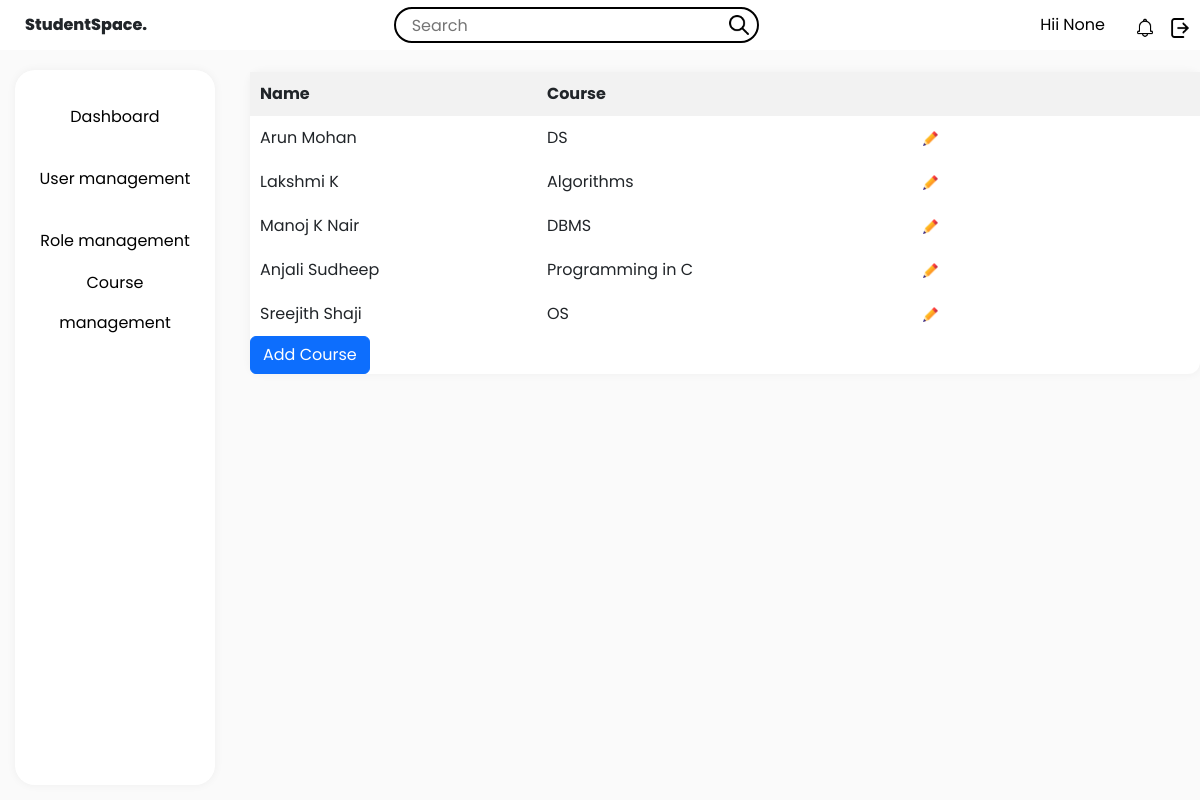
/coursemgmt, run on the app's committed database.
### tables this page shows
CREATE TABLE "faculties" ("id" INTEGER PRIMARY KEY, "name" TEXT, "course" TEXT, "roll" TEXT);

### app.py (the view, shortened to what this page needs)
@app.route("/coursemgmt", methods=['GET', 'POST'])
def coursemgmt():
    name = session.get("name")
    conn = sqlite3.connect("database.db")
    cursor = conn.cursor()
    cursor.execute("SELECT name, course FROM faculties")
    courses = [dict(name=row[0], course=row[1]) for row in cursor.fetchall()]
    return render_template(
        "coursemgmt.html",
        courses=courses,
        name=name
    )

### app.py (called while the page is built)
@app.context_processor
def common_icons():
    admin = "/static/assets/admin.png"
    student = "/static/assets/student.png"
    faculty = "/static/assets/faculty.png"
    search = "/static/assets/search.png"
    notification = "/static/assets/notification.png"
    settings = "/static/assets/settings.png"
    editimage="/static/assets/edit.png"
    return dict(
        search=search,
        notification=notification,
        settings=settings,
        admin=admin,
        faculty=faculty,
        student=student,
        editimage=editimage
    )

### templates/coursemgmt.html (shortened to what this page needs)
<!DOCTYPE html>
<html>
  <head>
    <link
      href="https://cdn.jsdelivr.net/npm/bootstrap@5.3.0/dist/css/bootstrap.min.css"
      rel="stylesheet"
    />
    <link
      rel="stylesheet"
      href="{{ url_for('static', filename='style.css') }}"
    />
    <link
      rel="stylesheet"
      href="{{ url_for('static', filename='admin-style.css') }}"
    />
  </head>
  <body>
    <div class="StudentSpace">
      <div class="header">
        <div class="left-section">StudentSpace.</div>
        <div class="middle-section">
          <input class="search-bar" type="text" placeholder="Search" />
          <img class="search-icon" src="{{search}}" />
        </div>
        <div class="right-section">
          <div class="name">
            <a href="{{ url_for('profile') }}" class="name">Hii {{name}} </a>
          </div>
          <div class="notification-icon">
            <img class="notification-icon" src="{{notification}}" />
          </div>
          <div class="settings-icon">
            <a href="{{ url_for('logout') }}"
              ><img class="settings-icon" src="{{settings}}"
            /></a>
          </div>
        </div>
      </div>
      <div class="sidebar">
        <div class="sidebar-tabs">
          <a
            href="{{ url_for('home', username=username, name=name, user_type=user_type) }}"
            >Dashboard</a
          >
        </div>
        <div class="sidebar-tabs">
          <a href="{{ url_for('user_management') }}">User management</a>
        </div>
        <div class="sidebar-tabs">
          <a href="{{ url_for('role_management') }}">Role management</a>
        </div>
        <div class="sidebar-tabs">
          <a href="{{ url_for('coursemgmt') }}">Course management</a>
        </div>
      </div>
      <div class="main-section">
        <div class="main">
          <table>
            <thead>
              <tr>
                <th>Name</th>
                <th>Course</th>
                <th></th>
              </tr>
            </thead>
            <tbody id="CourseTableBody">
              {% for course in courses %}
              <tr>
                <td>{{ course.name }}</td>
                <td>{{ course.course }}</td>
                <td>
                  <a href="#" class="edit-link">
                    <img
                      style="width: 15px"
                      src="{{ editimage }}"
                      alt="Edit Icon"
                    />
                  </a>
                </td>
              </tr>
              {% endfor %}
            </tbody>
          </table>
          <div class="faculty-section">
            <button class="btn btn-primary" id="uploadNotesBtn">
              Add Course
            </button>
          </div>
        </div>
      </div>
    </div>
  </body>
</html>

### static/style.css (style rules this page uses)
* { margin: 0; padding: 0; box-sizing: border-box; font-family: "Poppins", sans-serif; }
body { font-weight: 400; line-height: 1.5; font-size: 16px; }
.StudentSpace { display: flex; flex-direction: column; height: 100vh; }
.header { display: flex; align-items: center; justify-content: space-between; height: 48px; padding: 25px; }
.left-section { font-weight: 800; }
.middle-section { flex: 1; max-width: 400px; display: flex; align-items: center; }
.right-section { display: flex; align-items: center; flex-direction: row; }
.name { color: #000; text-decoration: none; }
.search-bar { flex: 1; height: 36px; padding-left: 16px; border: solid 2px black; border-radius: 48px; }
.sidebar { position: fixed; top: 70px; left: 15px; bottom: 15px; width: 200px; display: flex; flex-direction: column; align-items: center; box-shadow: 0 0 10px rgba(0, 0, 0, 0.05); border-radius: 20px; padding-top: 16px; background-color: white; }
.sidebar-tabs { height: 46px; width: 152px; border-radius: 48px; box-sizing: border-box; text-align: center; display: flex; justify-content: center; align-items: center; line-height: 40px; margin: 8px; transition: box-shadow 0.3s ease; }
.sidebar-tabs a { text-decoration: none; color: #000; }
.main-section { background-color: rgb(250, 250, 250); height: 100%; width: 100%; }
.main { margin-left: 250px; margin-top: 22px; margin-bottom: 15px; display: flex; flex-direction: column; border-radius: 12px; box-shadow: 0 0 10px rgba(0, 0, 0, 0.05); background-color: white; }
.search-icon, .notification-icon, .settings-icon { width: 20px; height: 20px; margin-left: 15px; }
.search-icon { position: relative; right: 45px; }

### static/admin-style.css (style rules this page uses)
table { width: 100%; border-collapse: collapse; border-radius: 20px; }
th, td { padding: 10px; width: 100px; text-align: left; }
th { background-color: #f2f2f2; }

### data on the page
faculties: name "Arun Mohan", course "DS"
faculties: name "Lakshmi K", course "Algorithms"
faculties: name "Manoj K Nair", course "DBMS"
faculties: name "Anjali Sudheep", course "Programming in C"
faculties: name "Sreejith Shaji", course "OS"

### other printed values
{{ name }} "None"
